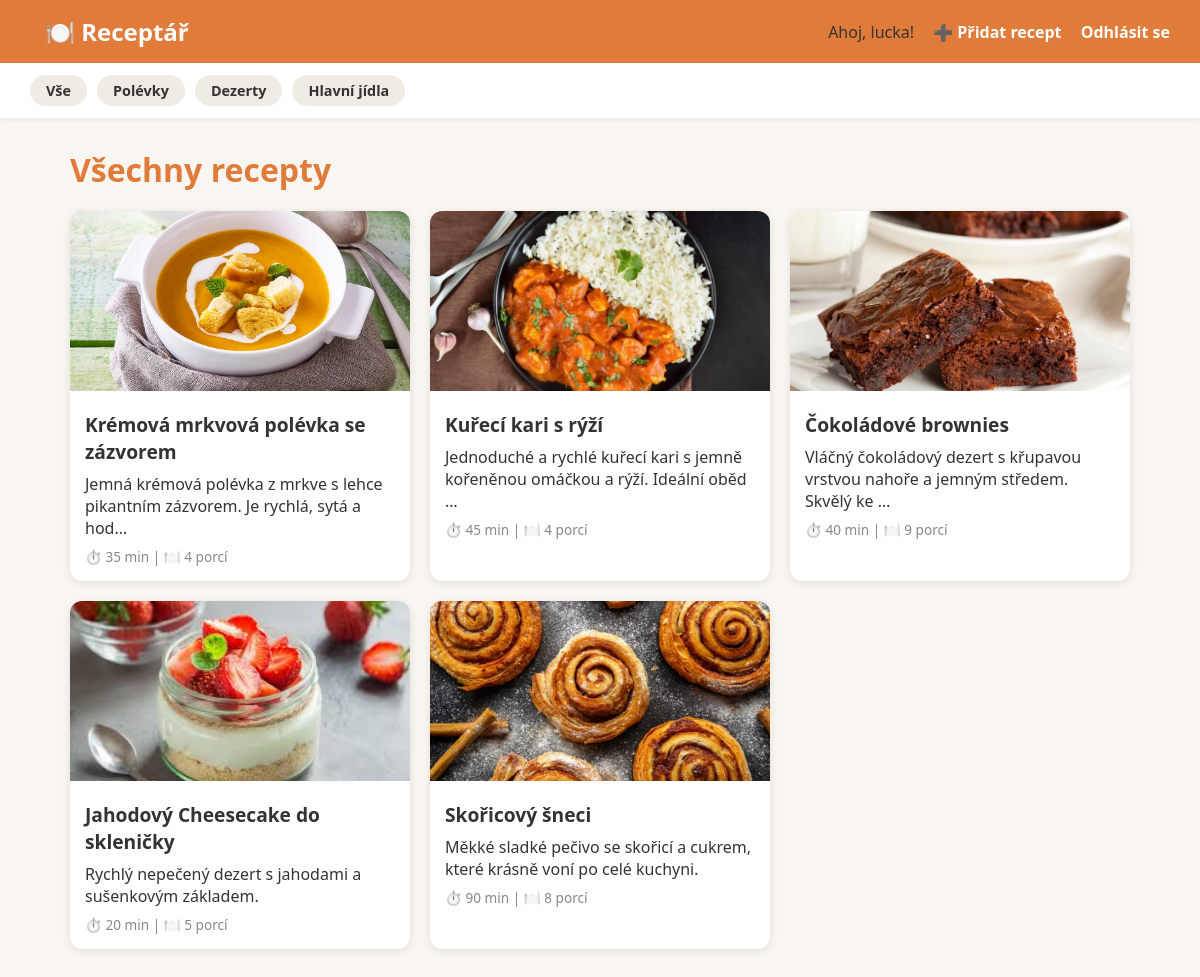
The app's page / (signed in) with its own data.
### recepty/models.py (models this page shows, shortened)
class Kategorie(models.Model):
    nazev = models.CharField(max_length=100)

class Recept(models.Model):
    nazev = models.CharField(max_length=200)
    popis = models.TextField()
    postup = models.TextField()
    doba_pripravy = models.IntegerField(help_text="Čas v minutách")
    pocet_porci = models.IntegerField()
    kategorie = models.ForeignKey(Kategorie, on_delete=models.SET_NULL, null=True)
    autor = models.ForeignKey(User, on_delete=models.CASCADE)
    fotka = models.ImageField(upload_to='recepty/', blank=True, null=True)
    datum_pridani = models.DateTimeField(auto_now_add=True)

### recepty/views.py (the view)
# urls.py: path('', views.seznam_receptu, name='seznam'),
def seznam_receptu(request):
    recepty = Recept.objects.all()
    kategorie = Kategorie.objects.all()
    aktivni_kategorie = None
    kategorie_id = request.GET.get('kategorie')
    if kategorie_id:
        recepty = recepty.filter(kategorie__id=kategorie_id)
        aktivni_kategorie = Kategorie.objects.get(id=kategorie_id)
    return render(request, 'recepty/seznam.html', {
        'recepty': recepty,
        'kategorie': kategorie,
        'aktivni_kategorie': aktivni_kategorie,
    })

### templates/recepty/seznam.html (shortened to what this page needs)
{% extends 'recepty/base.html' %}
{% block content %}
    <h1>{% if aktivni_kategorie %}{{ aktivni_kategorie.nazev }}{% else %}Všechny recepty{% endif %}</h1>
    <div class="recepty-grid">
        {% for recept in recepty %}
            <div class="karta">
                {% if recept.fotka %}
                    <img src="{{ recept.fotka.url }}" alt="{{ recept.nazev }}">
                {% endif %}
                <div class="karta-obsah">
                    <h2><a href="{% url 'detail' recept.pk %}">{{ recept.nazev }}</a></h2>
                    <p>{{ recept.popis|truncatechars:80 }}</p>
                    <div class="karta-meta">
                        ⏱️ {{ recept.doba_pripravy }} min | 🍽️ {{ recept.pocet_porci }} porcí
                    </div>
                </div>
            </div>
        {% empty %}
            <p>Zatím žádné recepty. <a href="{% url 'pridat' %}">Přidej první!</a></p>
        {% endfor %}
    </div>
{% endblock %}

### templates/recepty/base.html (shortened to what this page needs)
{% load static %}
<!DOCTYPE html>
<html lang="cs">
<head>
    <link rel="stylesheet" href="{% static 'css/style.css' %}">
</head>
<body>
<nav>
    <a href="{% url 'seznam' %}" class="logo">🍽️ Receptář</a>
    <div>
        {% if user.is_authenticated %}
            Ahoj, {{ user.username }}!
            <a href="{% url 'pridat' %}">➕ Přidat recept</a>
            <a href="{% url 'odhlaseni' %}">Odhlásit se</a>
        {% else %}
            <a href="{% url 'prihlaseni' %}">Přihlásit se</a>
            <a href="{% url 'registrace' %}">Registrace</a>
        {% endif %}
    </div>
</nav>
<div class="kategorie-nav">
    <a href="{% url 'seznam' %}" class="kategorie-btn">Vše</a>
    {% for kat in kategorie %}
        <a href="{% url 'seznam' %}?kategorie={{ kat.id }}" class="kategorie-btn">{{ kat.nazev }}</a>
    {% endfor %}
</div>
<div class="container">
    {% block content %}
    {% endblock %}
</div>
</body>
</html>

### static/css/style.css (style rules this page uses)
* { margin: 0; padding: 0; box-sizing: border-box; }
body { font-family: 'Segoe UI', sans-serif; background-color: #f9f5f0; color: #333; }
nav { background-color: #e07b39; padding: 15px 30px; display: flex; justify-content: space-between; align-items: center; }
nav a { color: white; text-decoration: none; font-weight: bold; margin-left: 15px; }
nav .logo { font-size: 1.5rem; font-weight: bold; color: white; }
.container { max-width: 1100px; margin: 30px auto; padding: 0 20px; }
h1 { font-size: 2rem; margin-bottom: 20px; color: #e07b39; }
.recepty-grid { display: grid; grid-template-columns: repeat(auto-fill, minmax(280px, 1fr)); gap: 20px; margin-top: 20px; }
.karta { background: white; border-radius: 12px; box-shadow: 0 2px 8px rgba(0,0,0,0.1); overflow: hidden; transition: transform 0.2s; }
.karta img { width: 100%; height: 180px; object-fit: cover; }
.karta-obsah { padding: 15px; }
.karta-obsah h2 { font-size: 1.2rem; margin-bottom: 8px; }
.karta-obsah h2 a { color: #333; text-decoration: none; }
.karta-meta { font-size: 0.85rem; color: #888; margin-top: 8px; }
nav .logo { text-decoration: none; }
.kategorie-nav { background-color: #fff; padding: 12px 30px; display: flex; gap: 10px; flex-wrap: wrap; box-shadow: 0 2px 4px rgba(0,0,0,0.05); }
.kategorie-btn { padding: 6px 16px; border-radius: 20px; background-color: #f0ebe4; color: #333; text-decoration: none; font-size: 0.9rem; font-weight: bold; transition: background-color 0.2s; }
.kategorie-nav a.kategorie-btn { color: #333 !important; margin-left: 0; font-weight: bold; }

### records on screen
Kategorie: nazev "Polévky"
Kategorie: nazev "Dezerty"
Kategorie: nazev "Hlavní jídla"
Recept: fotka (picture), nazev "Krémová mrkvová polévka se zázvorem", popis "Jemná krémová polévka z mrkve s lehce pikantním zázvorem. Je rychlá, sytá a hod…", doba_pripravy "35", pocet_porci "4"
Recept: fotka (picture), nazev "Kuřecí kari s rýží", popis "Jednoduché a rychlé kuřecí kari s jemně kořeněnou omáčkou a rýží. Ideální oběd …", doba_pripravy "45", pocet_porci "4"
Recept: fotka (picture), nazev "Čokoládové brownies", popis "Vláčný čokoládový dezert s křupavou vrstvou nahoře a jemným středem. Skvělý ke …", doba_pripravy "40", pocet_porci "9"
Recept: fotka (picture), nazev "Jahodový Cheesecake do skleničky", popis "Rychlý nepečený dezert s jahodami a sušenkovým základem.", doba_pripravy "20", pocet_porci "5"
Recept: fotka (picture), nazev "Skořicový šneci", popis "Měkké sladké pečivo se skořicí a cukrem, které krásně voní po celé kuchyni.", doba_pripravy "90", pocet_porci "8"

### other values on screen
{{ user.username }} "lucka"
